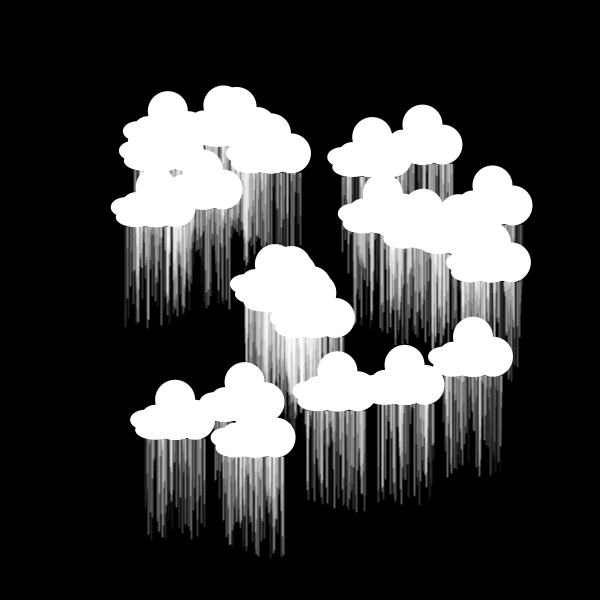
Frame 1 (no input)
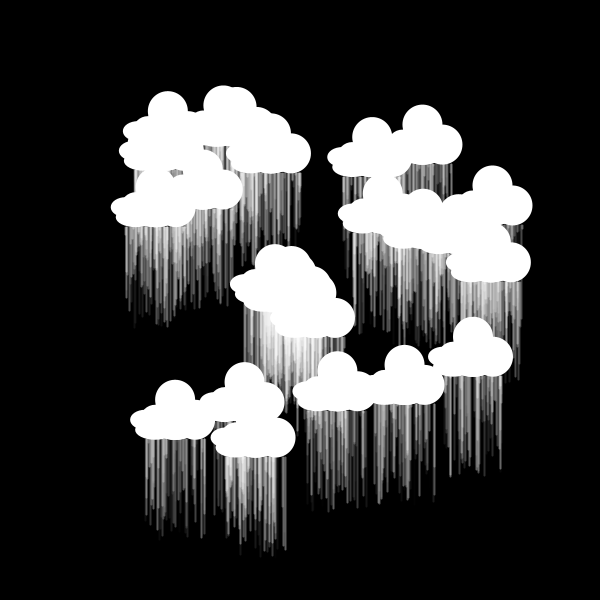
Frame 60 (the mouse pressed at the canvas centre just before this capture)
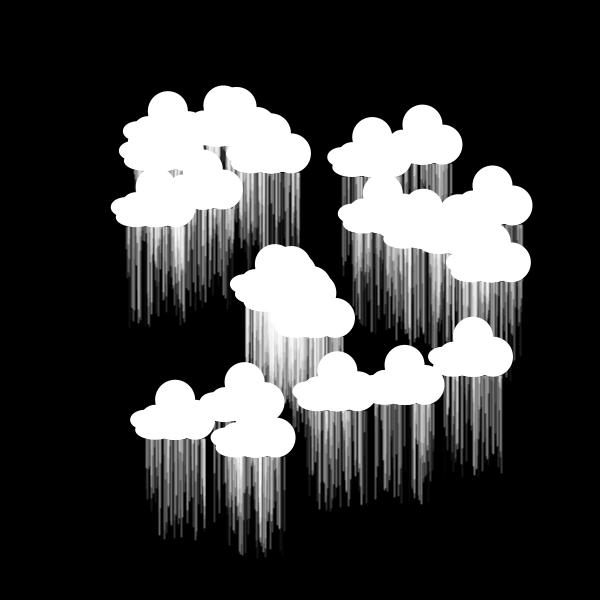
Frame 120 (the mouse held since frame 60 and released just before this capture)

The Processing sketch that drew these frames (run headless with seeded random() and noise(); from frame 60 on, the mouse is pressed at the canvas centre):

// Processing sketch: processing_163639
// ── processing_163639.pde

cloud[] clouds = new cloud[25];

void setup() {
  size(600, 600);
  frameRate(5);
  for (int i=0; i<25; i++) {
    float a = random(120, 480);
    float b = random(120, 480);
    clouds[i] = new cloud(a,b,i);
  }
}

void draw() {
  background(0);
  for(int i=0; i<25; i++) {
    clouds[i].display();
    clouds[i].raining();
  }
}

class cloud{
  float cloudX, cloudY;
  int id;
  
  cloud(float x, float y, int i) {
    cloudX = x;
    cloudY = y;
    i = id;
  }
  
  void display() {
    fill(255);
    noStroke();
    ellipse (cloudX, cloudY, 30, 20);
    ellipse (cloudX+10, cloudY, 30, 30);
    ellipse (cloudX+30, cloudY, 40, 40);
    ellipse (cloudX+30, cloudY+10, 40, 20);
    ellipse (cloudX+30, cloudY+10, 40, 20);
    ellipse (cloudX+30, cloudY-10, 40, 40);
    ellipse (cloudX+10, cloudY+10, 40, 20);
    ellipse (cloudX+30, cloudY-20, 40, 40);
    ellipse (cloudX+50, cloudY, 40, 40);
    ellipse (cloudX+30, cloudY+10, 40, 20);
  }
  
  void raining() {
      for(int r = 1; r<=100; r++){
        float a = random(cloudX, cloudX+60);
        float b = cloudY+20;
        strokeWeight(2);
        stroke(255,255,255,random(100));
        line(a, b, a, b+r);
       }
    }
}
